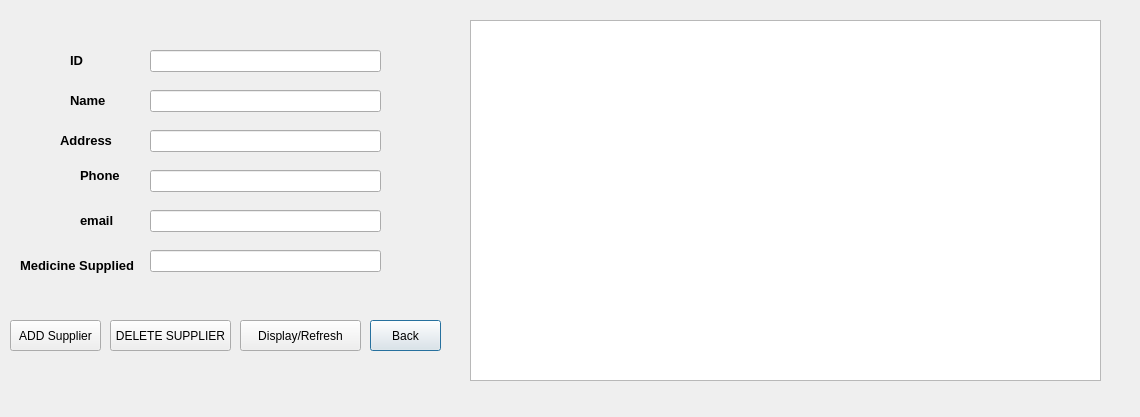
<?xml version="1.0" encoding="UTF-8"?>
<ui version="4.0">
 <class>Wholesalers</class>
 <widget class="QDialog" name="Wholesalers">
  <property name="geometry">
   <rect>
    <x>0</x>
    <y>0</y>
    <width>1140</width>
    <height>417</height>
   </rect>
  </property>
  <property name="windowTitle">
   <string/>
  </property>
  <widget class="QPushButton" name="pushButton_back">
   <property name="geometry">
    <rect>
     <x>370</x>
     <y>320</y>
     <width>71</width>
     <height>31</height>
    </rect>
   </property>
   <property name="text">
    <string>Back</string>
   </property>
  </widget>
  <widget class="QLabel" name="label">
   <property name="geometry">
    <rect>
     <x>70</x>
     <y>80</y>
     <width>71</width>
     <height>41</height>
    </rect>
   </property>
   <property name="font">
    <font>
     <pointsize>10</pointsize>
     <weight>75</weight>
     <bold>true</bold>
    </font>
   </property>
   <property name="text">
    <string>Name</string>
   </property>
  </widget>
  <widget class="QLabel" name="label_2">
   <property name="geometry">
    <rect>
     <x>60</x>
     <y>130</y>
     <width>71</width>
     <height>21</height>
    </rect>
   </property>
   <property name="font">
    <font>
     <pointsize>10</pointsize>
     <weight>75</weight>
     <bold>true</bold>
    </font>
   </property>
   <property name="text">
    <string>Address</string>
   </property>
  </widget>
  <widget class="QLabel" name="label_3">
   <property name="geometry">
    <rect>
     <x>80</x>
     <y>160</y>
     <width>61</width>
     <height>31</height>
    </rect>
   </property>
   <property name="font">
    <font>
     <pointsize>10</pointsize>
     <weight>75</weight>
     <bold>true</bold>
    </font>
   </property>
   <property name="text">
    <string>Phone</string>
   </property>
  </widget>
  <widget class="QLabel" name="label_4">
   <property name="geometry">
    <rect>
     <x>80</x>
     <y>200</y>
     <width>51</width>
     <height>41</height>
    </rect>
   </property>
   <property name="font">
    <font>
     <pointsize>10</pointsize>
     <weight>75</weight>
     <bold>true</bold>
    </font>
   </property>
   <property name="text">
    <string>email</string>
   </property>
  </widget>
  <widget class="QLabel" name="label_5">
   <property name="geometry">
    <rect>
     <x>20</x>
     <y>240</y>
     <width>171</width>
     <height>51</height>
    </rect>
   </property>
   <property name="font">
    <font>
     <pointsize>10</pointsize>
     <weight>75</weight>
     <bold>true</bold>
    </font>
   </property>
   <property name="text">
    <string>Medicine Supplied</string>
   </property>
  </widget>
  <widget class="QLineEdit" name="lineEdit_supname">
   <property name="geometry">
    <rect>
     <x>150</x>
     <y>90</y>
     <width>231</width>
     <height>22</height>
    </rect>
   </property>
  </widget>
  <widget class="QLineEdit" name="lineEdit_address">
   <property name="geometry">
    <rect>
     <x>150</x>
     <y>130</y>
     <width>231</width>
     <height>22</height>
    </rect>
   </property>
  </widget>
  <widget class="QLineEdit" name="lineEdit_supphn">
   <property name="geometry">
    <rect>
     <x>150</x>
     <y>170</y>
     <width>231</width>
     <height>22</height>
    </rect>
   </property>
  </widget>
  <widget class="QLineEdit" name="lineEdit_supemail">
   <property name="geometry">
    <rect>
     <x>150</x>
     <y>210</y>
     <width>231</width>
     <height>22</height>
    </rect>
   </property>
  </widget>
  <widget class="QLineEdit" name="lineEdit_medsup">
   <property name="geometry">
    <rect>
     <x>150</x>
     <y>250</y>
     <width>231</width>
     <height>22</height>
    </rect>
   </property>
  </widget>
  <widget class="QPushButton" name="pushButton_suppentry">
   <property name="geometry">
    <rect>
     <x>10</x>
     <y>320</y>
     <width>91</width>
     <height>31</height>
    </rect>
   </property>
   <property name="text">
    <string>ADD Supplier</string>
   </property>
  </widget>
  <widget class="QPushButton" name="pushButton_delsupplier">
   <property name="geometry">
    <rect>
     <x>110</x>
     <y>320</y>
     <width>121</width>
     <height>31</height>
    </rect>
   </property>
   <property name="text">
    <string>DELETE SUPPLIER</string>
   </property>
  </widget>
  <widget class="QTableView" name="tableView">
   <property name="geometry">
    <rect>
     <x>470</x>
     <y>20</y>
     <width>631</width>
     <height>361</height>
    </rect>
   </property>
  </widget>
  <widget class="QLabel" name="label_id">
   <property name="geometry">
    <rect>
     <x>70</x>
     <y>40</y>
     <width>71</width>
     <height>41</height>
    </rect>
   </property>
   <property name="font">
    <font>
     <pointsize>10</pointsize>
     <weight>75</weight>
     <bold>true</bold>
    </font>
   </property>
   <property name="text">
    <string>ID</string>
   </property>
  </widget>
  <widget class="QLineEdit" name="lineEdit_id">
   <property name="geometry">
    <rect>
     <x>150</x>
     <y>50</y>
     <width>231</width>
     <height>22</height>
    </rect>
   </property>
  </widget>
  <widget class="QPushButton" name="pushButton_disp">
   <property name="geometry">
    <rect>
     <x>240</x>
     <y>320</y>
     <width>121</width>
     <height>31</height>
    </rect>
   </property>
   <property name="text">
    <string>Display/Refresh</string>
   </property>
  </widget>
 </widget>
 <resources/>
 <connections/>
</ui>
